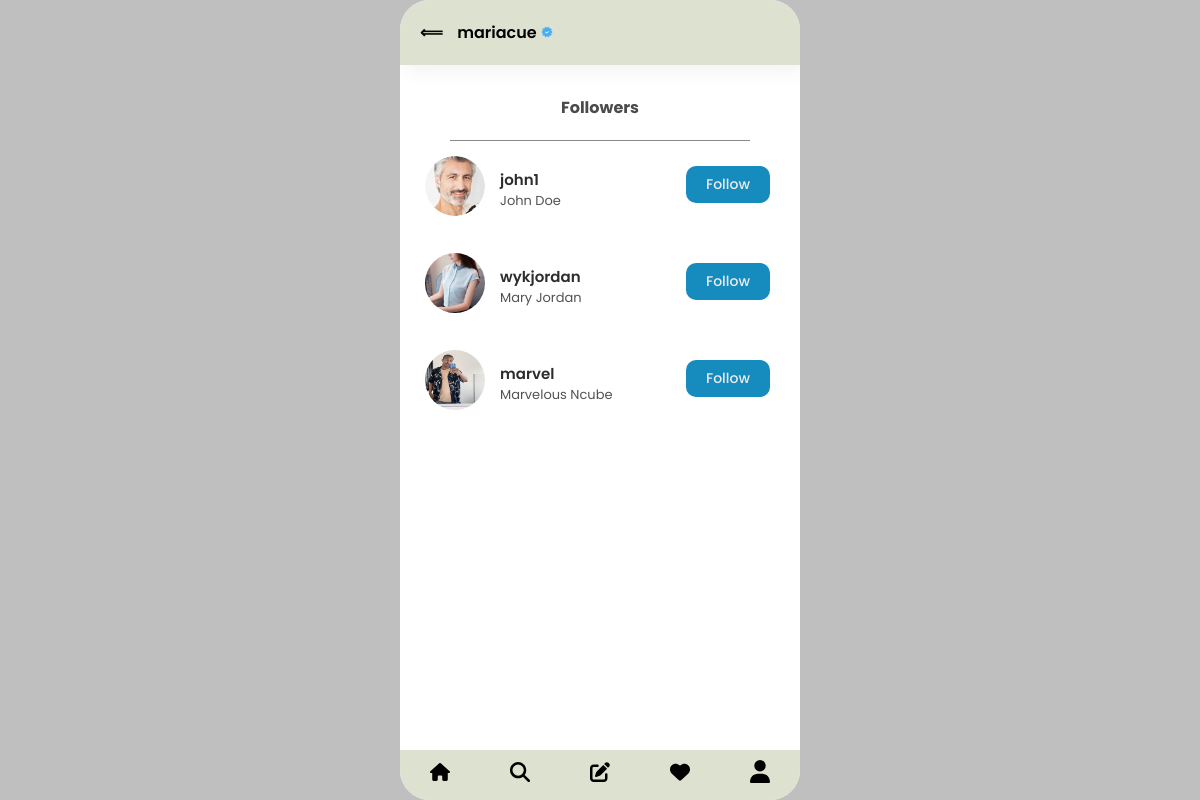
Page /viewfollowers/4 (signed in) on the committed database.
### core/models.py (models this page shows, shortened)
class Profile(models.Model):
    user = models.OneToOneField(User, on_delete=models.CASCADE)
    bio = models.TextField(max_length=500, blank=True)
    profile_picture = models.ImageField(upload_to='profile_pictures/', blank=True, null=True)
    location = models.CharField(max_length=100, blank=True)
    verified = models.BooleanField(default=False)

class FollowersManager(models.Model):
    follower = models.ForeignKey(Profile, related_name='following', on_delete=models.CASCADE)
    followed = models.ForeignKey(Profile, related_name='followers', on_delete=models.CASCADE)
    created_at = models.DateTimeField(auto_now_add=True)
    class Meta:
        unique_together = ('follower', 'followed')

### core/views.py (the view)
# urls.py: path('viewfollowers/<int:user_id>', views.followers_view_page ,name='viewfollowers'),
def followers_view_page(request, user_id):
    user = User.objects.get(id=user_id)
    profile = Profile.objects.get(user=user)
    currentProf = Profile.objects.get(user=request.user)
    followers = FollowersManager.objects.filter(followed=profile)
    following = FollowersManager.objects.filter(follower=currentProf).values_list('followed', flat=True)
    context = {'user':profile, 'followers':followers, 'following':following}
    return render(request, 'core/followers.html', context)

### core/templates/core/followers.html (shortened to what this page needs)
{% extends "core/base.html" %}
{% load static %}
{% block content %}
    <nav id="followViewNav">
        <div id="arrowAndusername">
            <a onclick="goBack()" style="text-decoration: none;color: black;"  href="#"><span id="arrowLeft">&Longleftarrow;</span></a>
            <span id="navUsername">{{user.user.username}}</span>
            {% if user.verified %}
                <img src="{% static 'svg/verified.png' %}" width="12px">
            {% endif %}
        </div>
    </nav>
    <div id="followersHeader">
        <span>Followers</span>
    </div>
    <div id="container-underlinerFollowers">
        <div id="underlinerFollowers"></div>
    </div>
    <div id="followersFeedView">
        {% for profile in followers %}
            <div class="followers-Contaner">
                <div class="userProfImg">
                    <img src="{{profile.follower.profile_picture.url}}">
                </div>
                <div class="userProfInfo">
                    <span>{{profile.follower.user.username}}</span>
                    <span>{{profile.follower.user.first_name}} {{profile.follower.user.last_name}}</span>
                </div>
                <div class="follow-btns">
                {% if profile.follower.user != request.user %}
                    {% if profile.follower.id in following %}
                        <a href="#" class="Actualfollowingbtns follBtns" userId="{{profile.follower.user.id}}">Following</a>
                    {% else %}
                        <a href="#" class="Actualfollowbtns follBtns" userId="{{profile.follower.user.id}}">Follow</a>
                    {% endif %}
                {% endif %}
                </div>
            </div>
        {% endfor %}
    </div>
    {% include "core/Nav.html" %}
{% endblock content %}

### static/css/main.css (style rules this page uses)
body { margin: 0; padding: 0; background-color: #bfbfbf; display: flex; justify-content: center; height: 100vh; align-items: center; color: rgb(0, 0, 0); font-family: 'Poppins', sans-serif; }

### static/css/follow.css (style rules this page uses)
.app #followViewNav { padding: 20px 0; width: 100%; box-shadow: 5px 5px 20px rgba(0,0,0,0.06); display: flex; justify-content: space-between; position: sticky; top: 0; z-index: 990; background-color: #dde2d0; }
.app #followViewNav #arrowAndusername { padding: 0 20px; }
.app #followViewNav #arrowAndusername #arrowLeft { margin-right: 10px; font-weight: 600; }
.app #followViewNav #arrowAndusername #navUsername { font-weight: 600; }
.app #followersHeader { margin: 20px 0; margin-top: 30px; width: 100%; display: flex; justify-content: center; align-items: center; }
.app #followersHeader span { font-weight: bold; color: rgb(75, 75, 75); }
.app #container-underlinerFollowers { width: 100%; display: flex; justify-content: center; align-items: center; }
.app #container-underlinerFollowers #underlinerFollowers { width: 75%; height: 1px; background-color: rgb(137, 137, 137); }
.app #followersFeedView { width: 100%; height: 79%; overflow-y: scroll; }
.app #followersFeedView .followers-Contaner { display: flex; flex-direction: row; padding: 15px 25px; position: relative; }
.app #followersFeedView .followers-Contaner .userProfImg img { width: 60px; height: 60px; border-radius: 50%; }
.app #followersFeedView .followers-Contaner .userProfInfo { display: flex; justify-content: center; flex-direction: column; margin-left: 15px; }
.app #followersFeedView .followers-Contaner .userProfInfo span:first-child { font-size: 15px; color: rgb(45, 45, 45); font-weight: 600; }
.app #followersFeedView .followers-Contaner .userProfInfo span:last-child { font-size: 13px; color: rgb(82, 82, 82); }
.app #followersFeedView .followers-Contaner .follow-btns { display: flex; align-items: center; justify-content: center; position: absolute; right: 30px; top: 25px; }
.app #followersFeedView .followers-Contaner .follow-btns .Actualfollowbtns { color: rgb(236, 236, 236); background-color: #158bbe; padding: 8px 20px; text-decoration: none; border-radius: 10px; font-size: 14px; font-weight: 500; }

### rows in the picture
Profile: user.username "mariacue"
FollowersManager: follower.profile_picture (picture), follower.user.username "john1", follower.user.first_name "John", follower.user.last_name "Doe"
FollowersManager: follower.profile_picture (picture), follower.user.username "wykjordan", follower.user.first_name "Mary", follower.user.last_name "Jordan"
FollowersManager: follower.profile_picture (picture), follower.user.username "marvel", follower.user.first_name "Marvelous", follower.user.last_name "Ncube"
